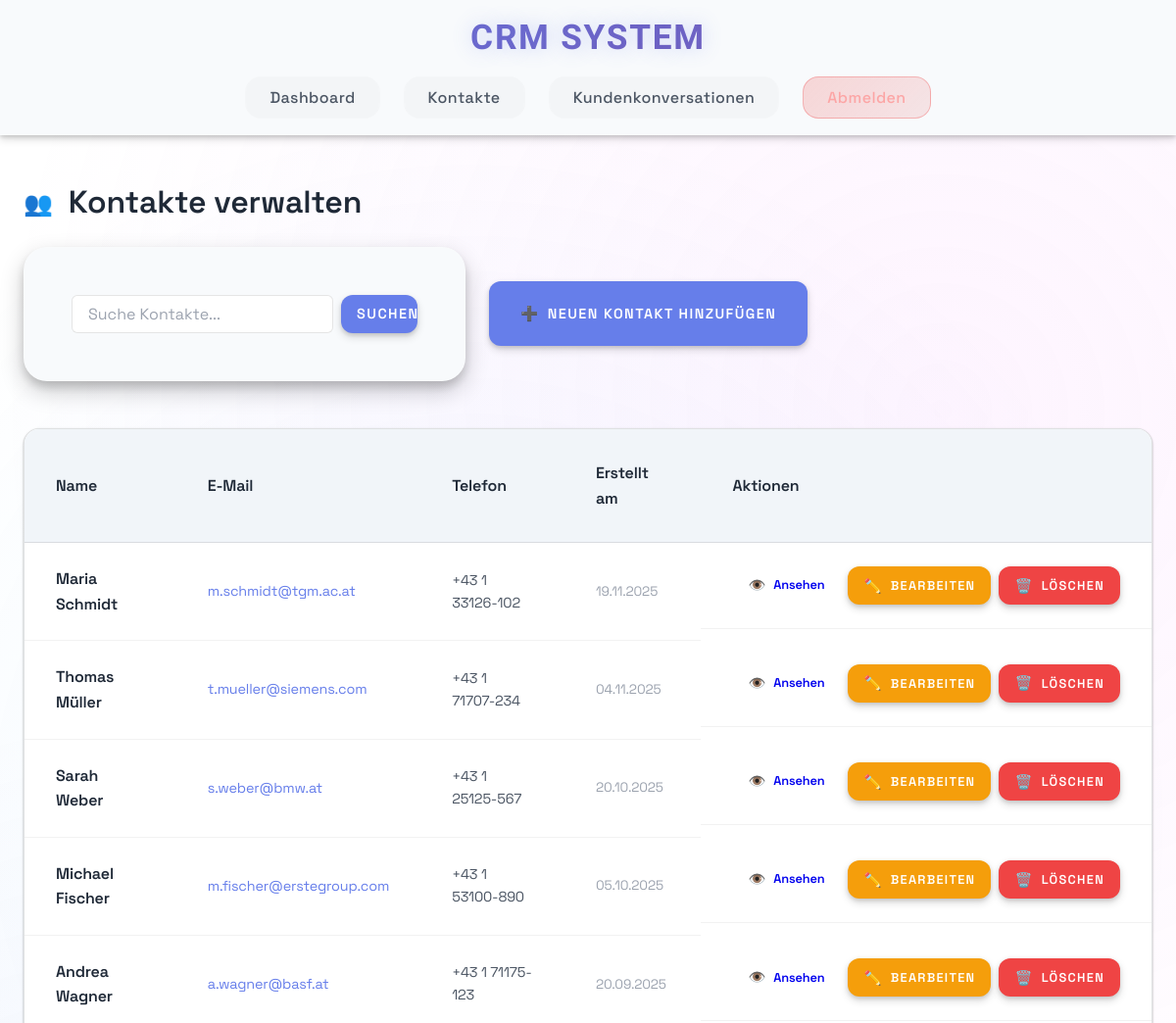
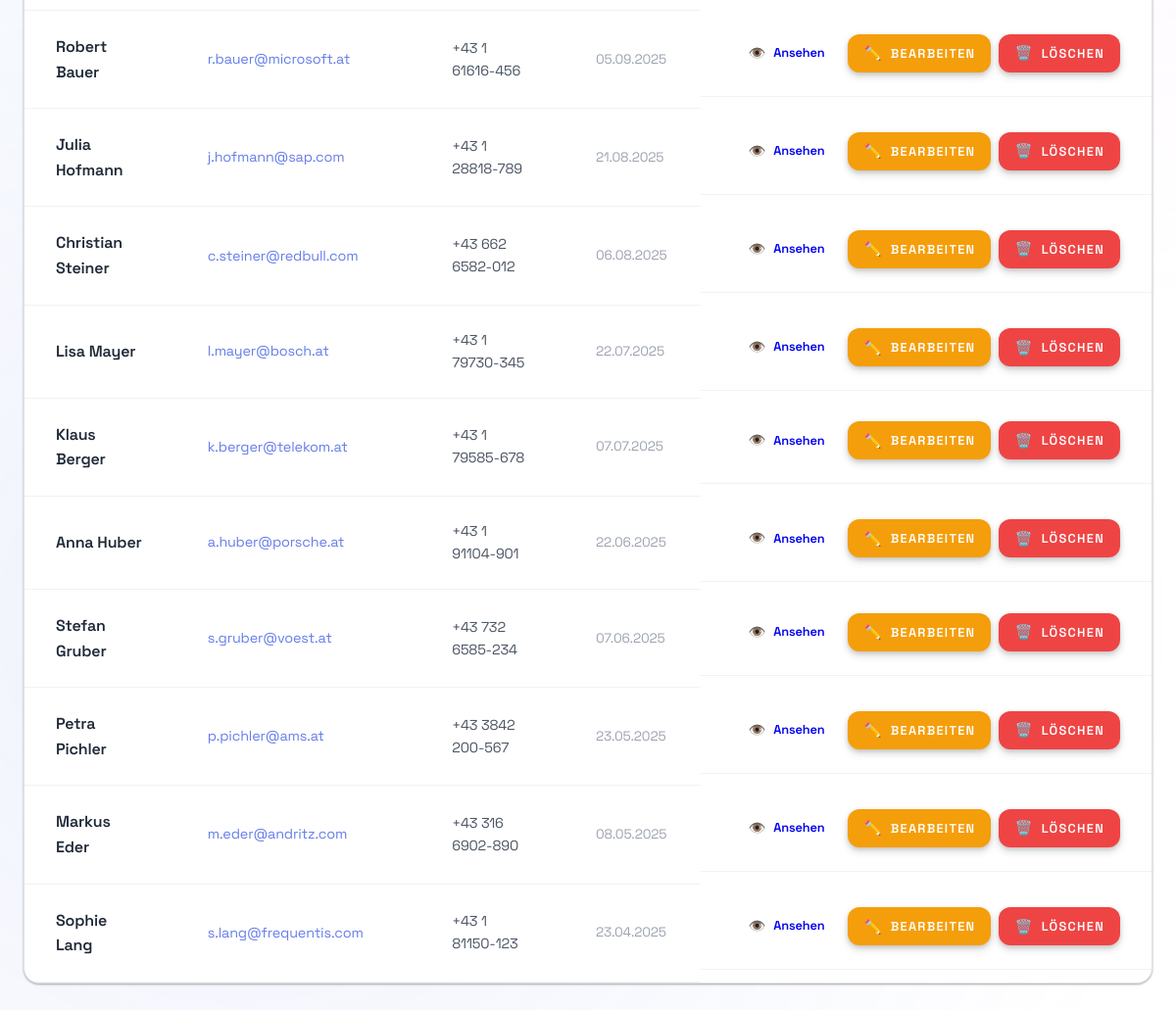
The page /customers (signed in) on the database its author committed (2 pictures, top to bottom).
### models.py (models this page shows)
class Customer(db.Model):
    __tablename__ = "customers"
    id = db.Column(Integer, primary_key=True, autoincrement=True)
    first_name = db.Column(String(100), nullable=False)
    last_name = db.Column(String(100), nullable=False)
    email = db.Column(String(255), unique=True)
    phone = db.Column(String(50))
    created_at = db.Column(DateTime, default=datetime.utcnow, nullable=False)
    orders = db.relationship("Order", back_populates="customer", cascade="all, delete-orphan")
    conversations = db.relationship("Conversation", back_populates="customer", cascade="all, delete-orphan")

### app.py (the view, shortened to what this page needs)
@app.route('/customers', methods=['GET', 'POST'])
@login_required
def customers():
    page = request.args.get('page', 1, type=int)
    per_page = 15
    search = request.args.get('search', '').strip()
    customers_query = Customer.query
    customers_pagination = customers_query.order_by(Customer.created_at.desc()).paginate(
        page=page, per_page=per_page, error_out=False
    )
    return render_template('customers.html',
                         customers_pagination=customers_pagination,
                         search=search)

### app.py (called while the page is built)
def format_date(date_obj, with_time=False):
    if not date_obj:
        return 'N/A'
    if with_time:
        return date_obj.strftime('%d.%m.%Y %H:%M')
    return date_obj.strftime('%d.%m.%Y')

@app.template_filter('date')
def date_filter(date_obj):
    return format_date(date_obj)

def login_required(f):
    @wraps(f)
    def decorated_function(*args, **kwargs):
        if 'user_id' not in session:
            flash('Bitte loggen Sie sich zuerst ein')
            return redirect(url_for('index'))
        return f(*args, **kwargs)
    return decorated_function

### templates/customers.html (shortened to what this page needs)
{% extends "base.html" %}
{% block content %}
<div class="page-header">
    <h1><span class="page-icon">👥</span>Kontakte verwalten</h1>
    <div style="display: flex; gap: var(--space-md); align-items: center;">
        <form method="GET" action="{{ url_for('customers') }}" style="display: flex; gap: 0.5rem; margin: 0;">
            <input type="search" name="search" placeholder="Suche Kontakte..." value="{{ search or '' }}" style="padding: 0.5rem 1rem; border-radius: 6px; border: 1px solid rgba(0,0,0,0.1); background: var(--bg-primary); min-width: 250px;">
            <button type="submit" class="btn btn-primary" style="padding: 0.5rem 1rem; margin: 0;">Suchen</button>
        </form>
        <button class="btn btn-primary" onclick="showAddForm()">
            <span class="btn-icon">➕</span>Neuen Kontakt hinzufügen
        </button>
    </div>
</div>
<div class="table-container">
    <table class="data-table">
        <thead>
            <tr>
                <th>Name</th>
                <th>E-Mail</th>
                <th>Telefon</th>
                <th>Erstellt am</th>
                <th>Aktionen</th>
            </tr>
        </thead>
        <tbody>
            {% for customer in customers_pagination.items %}
            <tr>
                <td class="customer-name">{{ customer.first_name }} {{ customer.last_name }}</td>
                <td class="email">{{ customer.email or '-' }}</td>
                <td class="phone">{{ customer.phone or '-' }}</td>
                <td class="date">{{ customer.created_at|date }}</td>
                <td class="actions">
                    <a class="btn btn-small btn-info" href="{{ url_for('customer_detail', customer_id=customer.id) }}">
                        <span class="btn-icon">👁️</span>Ansehen
                    </a>
                    <button class="btn btn-small btn-edit" onclick="editCustomer({{ customer.id }}, '{{ customer.first_name }}', '{{ customer.last_name }}', '{{ customer.email or '' }}', '{{ customer.phone or '' }}')">
                        <span class="btn-icon">✏️</span>Bearbeiten
                    </button>
                    <button class="btn btn-small btn-danger" onclick="deleteCustomer({{ customer.id }}, '{{ customer.first_name }} {{ customer.last_name }}')">
                        <span class="btn-icon">🗑️</span>Löschen
                    </button>
                </td>
            </tr>
            {% else %}
            <tr>
                <td colspan="5" class="empty-state">Keine Kontakte gefunden. Fügen Sie den ersten Kontakt hinzu!</td>
            </tr>
            {% endfor %}
        </tbody>
    </table>
</div>
{% endblock %}

### static/style.css (style rules this page uses)
:root { --primary: linear-gradient(135deg, #667eea 0%, #764ba2 100%); --primary-solid: #667eea; --secondary: linear-gradient(135deg, #f093fb 0%, #f5576c 100%); --secondary-solid: #f093fb; --accent: linear-gradient(135deg, #4facfe 0%, #00f2fe 100%); --accent-solid: #4facfe; --success: #10b981; --warning: #f59e0b; --error: #ef4444; --bg-primary: #ffffff; --bg-secondary: #f8fafc; --bg-tertiary: #f1f5f9; --surface: rgba(0, 0, 0, 0.02); --text-primary: #1f2937; --text-secondary: #4b5563; --text-muted: #9ca3af; --space-xs: 0.5rem; --space-sm: 1rem; --space-md: 1.5rem; --space-lg: 2rem; --space-xl: 3rem; --radius-sm: 0.5rem; --radius-md: 0.75rem; --radius-lg: 1rem; --radius-xl: 1.5rem; --shadow-sm: 0 1px 3px rgba(0, 0, 0, 0.12), 0 1px 2px rgba(0, 0, 0, 0.24); --shadow-md: 0 4px 8px rgba(0, 0, 0, 0.15), 0 2px 4px rgba(0, 0, 0, 0.12); --shadow-lg: 0 10px 25px rgba(0, 0, 0, 0.2), 0 6px 10px rgba(0, 0, 0, 0.15); --shadow-glow: 0 0 20px rgba(102, 126, 234, 0.3); }
* { margin: 0; padding: 0; box-sizing: border-box; }
html { font-size: 16px; scroll-behavior: smooth; }
body { font-family: 'Space Grotesk', -apple-system, BlinkMacSystemFont, sans-serif; font-weight: 400; line-height: 1.6; color: #1f2937; background: #ffffff; min-height: 100vh; overflow-x: hidden; letter-spacing: -0.01em; }
body::before { content: ''; position: fixed; top: 0; left: 0; width: 100%; height: 100%; background: radial-gradient(circle at 20% 80%, rgba(102, 126, 234, 0.1) 0%, transparent 50%), radial-gradient(circle at 80% 20%, rgba(240, 147, 251, 0.1) 0%, transparent 50%), radial-gradient(circle at 40% 40%, rgba(79, 172, 254, 0.08) 0%, transparent 50%); z-index: -1; animation: gradientShift 15s ease-in-out infinite; }
h1, h2, h3, h4, h5, h6 { font-weight: 600; margin-bottom: var(--space-md); line-height: 1.3; }
form { background: var(--bg-secondary); padding: var(--space-xl); border-radius: var(--radius-xl); border: 1px solid rgba(255, 255, 255, 0.1); box-shadow: var(--shadow-lg); max-width: 500px; margin: 0 auto var(--space-xl); backdrop-filter: blur(20px); }
input, textarea, select { width: 100%; padding: var(--space-md); border: 2px solid rgba(255, 255, 255, 0.1); border-radius: var(--radius-md); background: var(--bg-tertiary); color: var(--text-primary); font-family: inherit; font-size: 1rem; transition: all 0.3s ease; backdrop-filter: blur(10px); }
input::placeholder, textarea::placeholder { color: var(--text-muted); }
button { font-family: 'Space Grotesk', sans-serif; background: var(--primary); color: var(--text-primary); border: none; padding: var(--space-md) var(--space-xl); border-radius: var(--radius-md); font-size: 0.95rem; font-weight: 700; cursor: pointer; transition: all 0.3s cubic-bezier(0.4, 0, 0.2, 1); box-shadow: var(--shadow-md); text-transform: uppercase; letter-spacing: 0.1em; position: relative; overflow: hidden; }
button::before { content: ''; position: absolute; top: 0; left: -100%; width: 100%; height: 100%; background: linear-gradient(135deg, rgba(255, 255, 255, 0.2) 0%, transparent 100%); transition: left 0.3s ease; }
main > * { animation: fadeInUp 0.6s ease forwards; }

### rows shown on the page
Customer: first_name "Maria", last_name "Schmidt", email "m.schmidt@tgm.ac.at", phone "+43 1 33126-102", created_at "19.11.2025"
Customer: first_name "Thomas", last_name "Müller", email "t.mueller@siemens.com", phone "+43 1 71707-234", created_at "04.11.2025"
Customer: first_name "Sarah", last_name "Weber", email "s.weber@bmw.at", phone "+43 1 25125-567", created_at "20.10.2025"
Customer: first_name "Michael", last_name "Fischer", email "m.fischer@erstegroup.com", phone "+43 1 53100-890", created_at "05.10.2025"
Customer: first_name "Andrea", last_name "Wagner", email "a.wagner@basf.at", phone "+43 1 71175-123", created_at "20.09.2025"
Customer: first_name "Robert", last_name "Bauer", email "r.bauer@microsoft.at", phone "+43 1 61616-456", created_at "05.09.2025"
Customer: first_name "Julia", last_name "Hofmann", email "j.hofmann@sap.com", phone "+43 1 28818-789", created_at "21.08.2025"
Customer: first_name "Christian", last_name "Steiner", email "c.steiner@redbull.com", phone "+43 662 6582-012", created_at "06.08.2025"
Customer: first_name "Lisa", last_name "Mayer", email "l.mayer@bosch.at", phone "+43 1 79730-345", created_at "22.07.2025"
Customer: first_name "Klaus", last_name "Berger", email "k.berger@telekom.at", phone "+43 1 79585-678", created_at "07.07.2025"
Customer: first_name "Anna", last_name "Huber", email "a.huber@porsche.at", phone "+43 1 91104-901", created_at "22.06.2025"
Customer: first_name "Stefan", last_name "Gruber", email "s.gruber@voest.at", phone "+43 732 6585-234", created_at "07.06.2025"
Customer: first_name "Petra", last_name "Pichler", email "p.pichler@ams.at", phone "+43 3842 200-567", created_at "23.05.2025"
Customer: first_name "Markus", last_name "Eder", email "m.eder@andritz.com", phone "+43 316 6902-890", created_at "08.05.2025"
Customer: first_name "Sophie", last_name "Lang", email "s.lang@frequentis.com", phone "+43 1 81150-123", created_at "23.04.2025"
